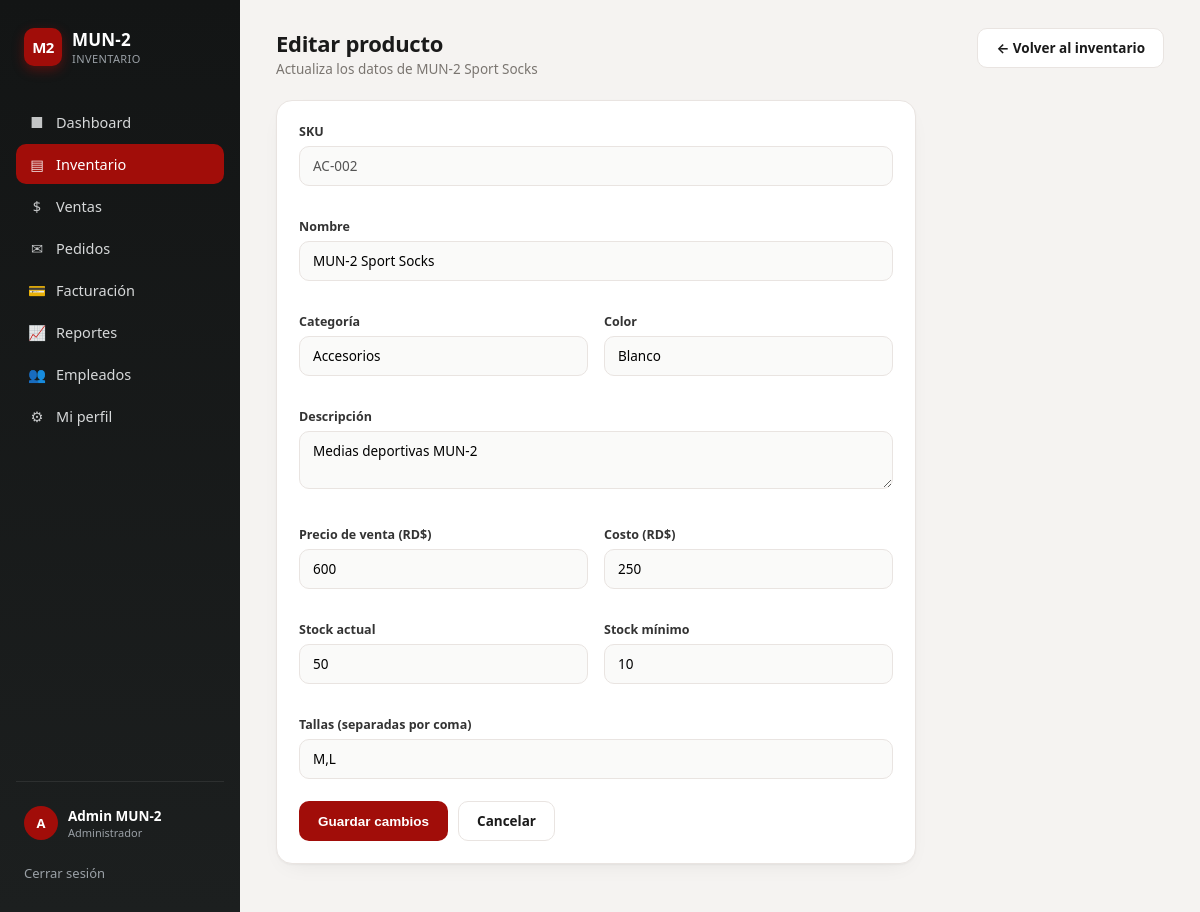
Screenshot of /inventario/AC-002/editar (signed in) with the database file from the repository.
### tables this page shows
CREATE TABLE productos (
            id INTEGER PRIMARY KEY AUTOINCREMENT,
            sku TEXT UNIQUE NOT NULL,
            nombre TEXT NOT NULL,
            categoria TEXT NOT NULL,
            descripcion TEXT,
            precio_venta INTEGER NOT NULL,
            costo INTEGER NOT NULL,
            stock INTEGER NOT NULL DEFAULT 0,
            stock_minimo INTEGER NOT NULL DEFAULT 5,
            color TEXT,
            tallas TEXT
        );

### app.py (the view, shortened to what this page needs)
@app.route("/inventario/<sku>/editar", methods=["GET", "POST"])
@admin_required
def producto_editar(sku):
    db = get_db()
    producto = db.execute("SELECT * FROM productos WHERE sku = ?", (sku,)).fetchone()
    if producto is None:
        flash("Producto no encontrado.", "error")
        return redirect(url_for("inventario"))
    return render_template("producto_form.html", producto=producto)

### app.py (called while the page is built)
def get_db():
    if "db" not in g:
        g.db = get_connection()
    return g.db

def admin_required(view):
    @wraps(view)
    def wrapped(*args, **kwargs):
        if "usuario_id" not in session:
            return redirect(url_for("login"))
        if session.get("rol") != "Administrador":
            flash("Solo un administrador puede acceder a esa sección.", "error")
            return redirect(url_for("dashboard"))
        return view(*args, **kwargs)
    return wrapped

@app.context_processor
def inject_globals():
    ahora = datetime.now()
    fecha_hoy = f"{ahora.day} de {MESES_ES[ahora.month - 1]}, {ahora.year}"
    return {
        "tienda_nombre": "MUN-2",
        "usuario_actual": session.get("nombre"),
        "rol_actual": session.get("rol"),
        "fecha_hoy": fecha_hoy,
    }

### database.py (called while the page is built)
def get_connection():
    conn = sqlite3.connect(DB_PATH)
    conn.row_factory = sqlite3.Row
    conn.execute("PRAGMA foreign_keys = ON")
    return conn

### templates/producto_form.html (shortened to what this page needs)
{% extends "base.html" %}
{% block content %}
<div class="page-header">
  <div>
    <div class="page-title">{{ 'Editar producto' if producto else 'Nuevo producto' }}</div>
    <div class="page-sub">{{ 'Actualiza los datos de ' + producto.nombre if producto else 'Agrega un producto al catálogo' }}</div>
  </div>
  <a class="btn btn-outline" href="{{ url_for('inventario') }}">&larr; Volver al inventario</a>
</div>
<div class="card form-card">
  <form method="POST">
    <div class="form-grid">
      <div class="form-group full">
        <label>SKU</label>
        {% if producto %}
        <input type="text" value="{{ producto.sku }}" disabled>
        {% else %}
        <input type="text" name="sku" placeholder="Ej. TS-005" required>
        {% endif %}
      </div>
      <div class="form-group full">
        <label>Nombre</label>
        <input type="text" name="nombre" value="{{ producto.nombre if producto else '' }}" required>
      </div>
      <div class="form-group">
        <label>Categoría</label>
        <input type="text" name="categoria" value="{{ producto.categoria if producto else '' }}" placeholder="T-Shirts, Sneakers..." required>
      </div>
      <div class="form-group">
        <label>Color</label>
        <input type="text" name="color" value="{{ producto.color if producto else '' }}">
      </div>
      <div class="form-group full">
        <label>Descripción</label>
        <textarea name="descripcion" rows="2">{{ producto.descripcion if producto else '' }}</textarea>
      </div>
      <div class="form-group">
        <label>Precio de venta (RD$)</label>
        <input type="number" name="precio_venta" value="{{ producto.precio_venta if producto else '' }}" required>
      </div>
      <div class="form-group">
        <label>Costo (RD$)</label>
        <input type="number" name="costo" value="{{ producto.costo if producto else '' }}" required>
      </div>
      <div class="form-group">
        <label>Stock actual</label>
        <input type="number" name="stock" value="{{ producto.stock if producto else 0 }}">
      </div>
      <div class="form-group">
        <label>Stock mínimo</label>
        <input type="number" name="stock_minimo" value="{{ producto.stock_minimo if producto else 5 }}">
      </div>
      <div class="form-group full">
        <label>Tallas (separadas por coma)</label>
        <input type="text" name="tallas" value="{{ producto.tallas if producto else '' }}" placeholder="S,M,L,XL">
      </div>
    </div>
    <div class="form-actions">
      <button class="btn btn-primary" type="submit">{{ 'Guardar cambios' if producto else 'Agregar producto' }}</button>
      <a class="btn btn-outline" href="{{ url_for('inventario') }}">Cancelar</a>
    </div>
  </form>
</div>
{% endblock %}

### templates/base.html (style rules this page uses)
:root { --red:#A10D09; --red-dark:#7C0A07; --red-soft:#FDE9E8; --black:#131515; --charcoal:#1C1F1F; --slate:#525E6A; --bg:#F5F3F1; --card:#FFFFFF; --border:#E9E4E1; --text:#1A1A1A; --muted:#7A7570; --success:#1F9D55; --success-soft:#E7F7EE; --radius:16px; --shadow:0 1px 2px rgba(20,15,12,0.04), 0 8px 24px -12px rgba(20,15,12,0.10); }
* { box-sizing:border-box; }
body { margin:0; font-family:'Segoe UI', system-ui, -apple-system, Roboto, Helvetica, Arial, sans-serif; background:var(--bg); color:var(--text); display:flex; min-height:100vh; }
a { text-decoration:none; color:inherit; }
.page-title { font-size:24px; font-weight:800; letter-spacing:-0.3px; }
.page-sub { font-size:13.5px; color:var(--muted); margin-top:2px; }
.card { background:var(--card); border:1px solid var(--border); border-radius:var(--radius); box-shadow:var(--shadow); padding:22px; }
.page-header { display:flex; align-items:flex-start; justify-content:space-between; flex-wrap:wrap; gap:14px; margin-bottom:22px; }
.page-header .page-title { font-size:22px; }
.btn { display:inline-flex; align-items:center; gap:7px; justify-content:center; padding:10px 18px; border-radius:10px; font-size:13.5px; font-weight:700; border:1px solid transparent; cursor:pointer; text-decoration:none; }
.btn-primary { background:var(--red); color:#fff; }
.btn-outline { background:#fff; color:var(--text); border-color:var(--border); }
.form-card { max-width:640px; }
.form-grid { display:grid; grid-template-columns:1fr 1fr; gap:16px; }
.form-grid .full { grid-column:1 / -1; }
.form-group { margin-bottom:16px; }
.form-group label { display:block; font-size:12.5px; font-weight:700; color:#333; margin-bottom:6px; }
.form-group input, .form-group select, .form-group textarea { width:100%; padding:10px 13px; border:1px solid var(--border); border-radius:10px; font-size:13.5px; background:#FAFAF9; font-family:inherit; }
.form-actions { display:flex; gap:10px; margin-top:6px; }

### rows the page displays
productos: nombre "Actualiza los datos de MUN-2 Sport Socks", sku "AC-002", nombre "MUN-2 Sport Socks", categoria "Accesorios", color "Blanco", descripcion "Medias deportivas MUN-2", precio_venta "600", costo "250", stock "50", stock_minimo "10", tallas "M,L"

### other values shown
{{ (usuario_actual or "U")[0] }} "A"
{{ usuario_actual }} "Admin MUN-2"
{{ rol_actual }} "Administrador"
{{ 'Editar producto' if producto else 'Nuevo producto' }} "Editar producto"
{{ 'Guardar cambios' if producto else 'Agregar producto' }} "Guardar cambios"
